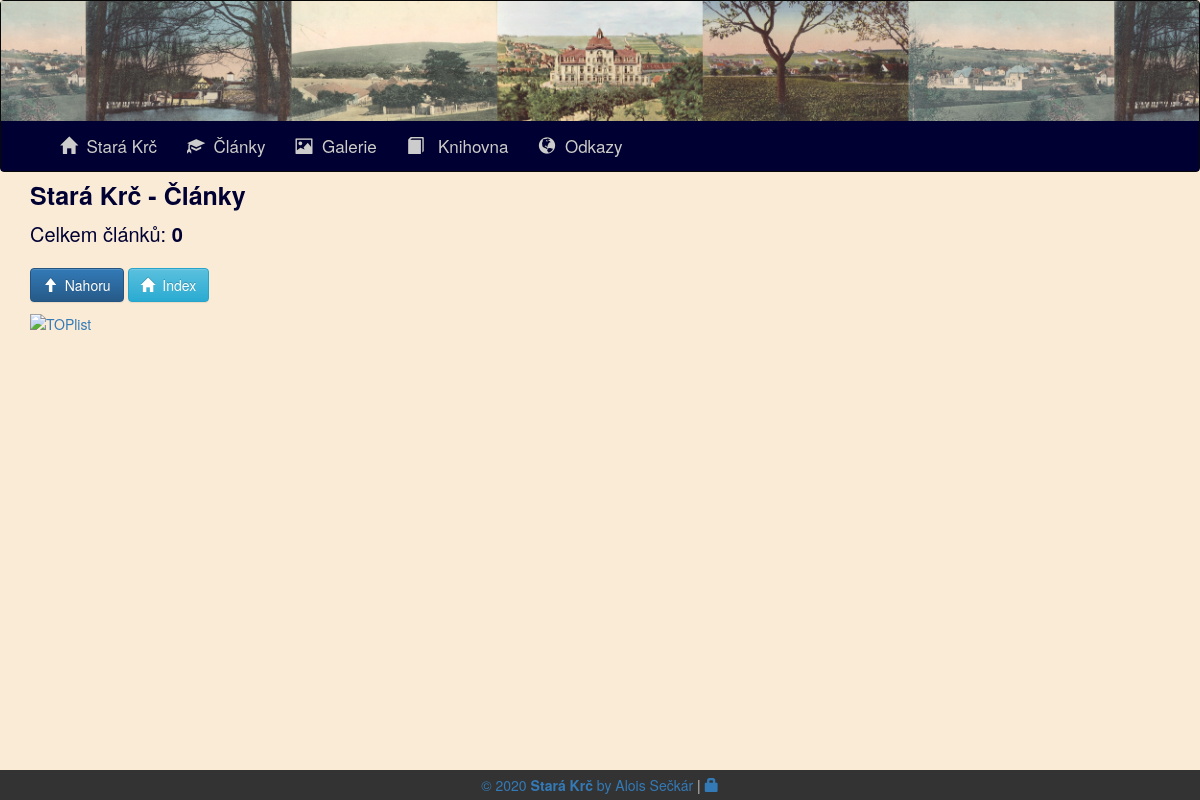
The page /articles/ on the database as committed earlier.
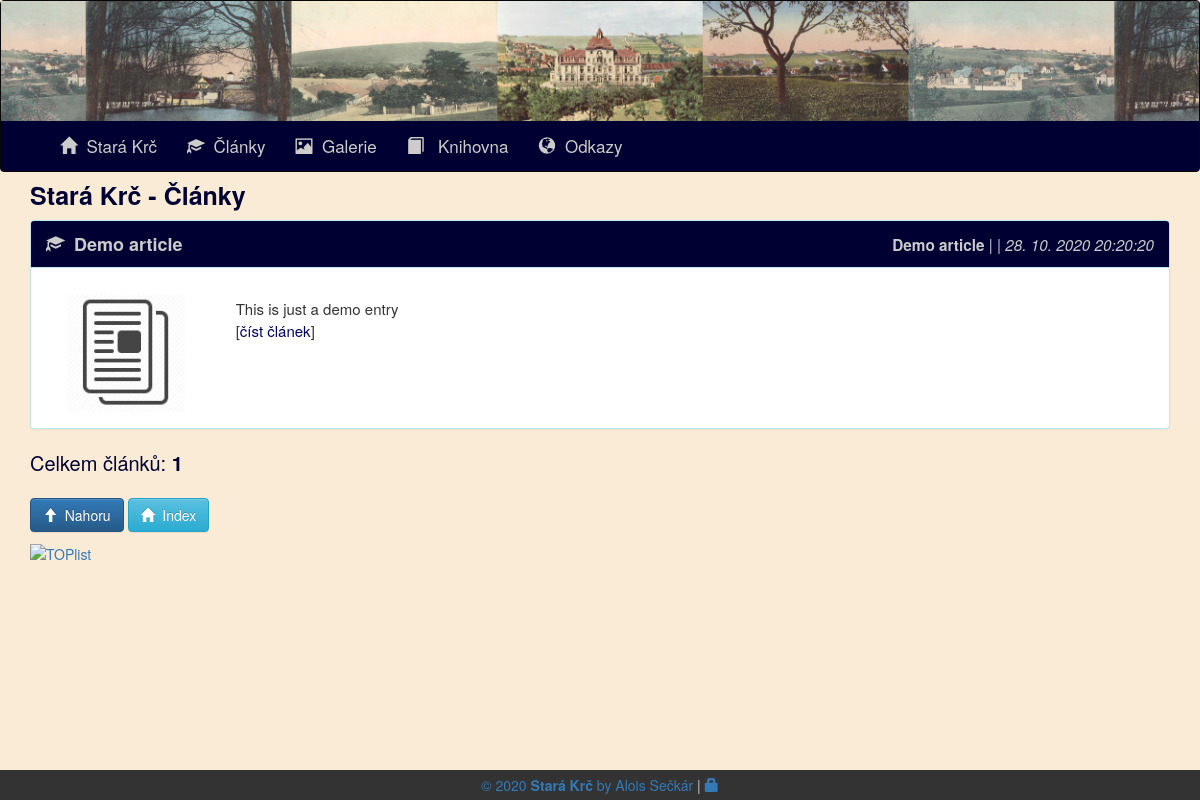
The same page on the database as committed later.
### web/models.py (models this page shows, shortened)
class Article(models.Model):
	article_id = models.AutoField(primary_key=True)
	category = models.ForeignKey(Category, on_delete=models.DO_NOTHING, verbose_name = "Kategorie")
	author = models.ForeignKey(User, on_delete=models.DO_NOTHING, verbose_name = "Autor")
	date_created = models.DateTimeField(auto_now_add=True, verbose_name = "Datum vytvoření")
	date_edited = models.DateTimeField(auto_now=True, verbose_name = "Poslední úprava")
	name = models.CharField(max_length=50, verbose_name = "Název")
	dscr = models.CharField(max_length=255)
	content = HTMLField()
	thumb = models.FileField(upload_to='article', default = 'article.png')
	gallery = models.ForeignKey(Gallery, on_delete=models.DO_NOTHING, null=True, blank=True)
	class Meta:
		verbose_name = "Článek"
		verbose_name_plural = "4. Články"

class Category(models.Model):
	cat_id = models.AutoField(primary_key=True)
	type = models.CharField(choices=[('a', 'article'),('b', 'book'), ('l', 'link')], max_length=1, verbose_name = "Typ")
	ord = models.PositiveIntegerField(default=0)
	name = models.CharField(max_length=50, verbose_name = "Název")
	dscr = models.CharField(max_length=255)
	class Meta:
		verbose_name = "Kategorie"
		verbose_name_plural = "3. Kategorie"

### web/views.py (the view)
# urls.py: re_path(r'^articles/?', views.articleIndexView, name='articleIndex'),
def articleIndexView(request):
	articles = Article.objects.all().order_by('-date_created')
	for article in articles:
		if not os.path.isfile(os.path.join(settings.MEDIA_ROOT, article.thumb.name)):
			article.thumb.name = 'article.png'
	return render(request, 'articleIndex.html', {'articles' : articles})

### web/context.py (called while the page is built)
def global_variables(request):
	return {
		'site_name': settings.SITE_NAME,
		'site_bg': settings.SITE_BG,
		'toplist_url': settings.TOPLIST_URL,
		'toplist_img': settings.TOPLIST_IMG,
	}

### web/templates/articleIndex.html (shortened to what this page needs)
{% extends 'base.html' %}
{% load static %}
{% block content %}
	<h1>
		{{ site_name }} - Články
	</h1>
	{% for article in articles %}
		<div class="panel panel-info">
			<div class="panel-heading">
				<div class="row">
					<div class="col-md-6">
						<a href="/articles/{{ article.article_id }}" title="Detail článku">
							<strong><span class="glyphicon glyphicon-education"></span>&nbsp;&nbsp;{{ article.name }}</strong>
						</a>
					</div>
					<div class="col-md-6 text-right">
						<span class="small"><strong>{{ article.category.name }}</strong> | {{ article.author.first_name }} {{ article.author.last_name }} | <span data-toggle="tooltip" title="Poslední úprava: {{ article.date_edited }}"><em>{{ article.date_created }}</em></span></span>
					</div>
				</div>
			</div>
			<div class="panel-body">
				<div class="row">
					<div class="col-md-2 text-center">
						<a href="/articles/{{ article.article_id }}" title="Detail článku">
							{% if article.thumb == "article.png" %}
								<img src="{% static 'article.png' %}" alt="{{ article.name }}" title="Detail článku" style="90" width="120" />
							{% else %}
								<img src="{{ article.thumb.url }}" alt="{{ article.name }}" title="Detail článku" height="90" width="120" />
							{% endif %}
						</a>
					</div>
					<div class="col-md-10">
						<p class="text-justify border">{{ article.dscr }}<br />[<a href="/articles/{{ article.article_id }}" title="Detail článku">číst článek</a>]</p>
					</div>
				</div>
			</div>
		</div>
	{% endfor %}
	<p class="item-counter">Celkem článků: <strong>{{ articles.count }}</strong></p>
{% endblock content %}

Rows that differ between the two databases and show on the page:
added Article: name "Demo article", category.name "Demo article", date_created "28. 10. 2020 20:20:20", dscr "This is just a demo entry"
Other text that changed with them:
{{ articles.count }}: "0" → "1"
